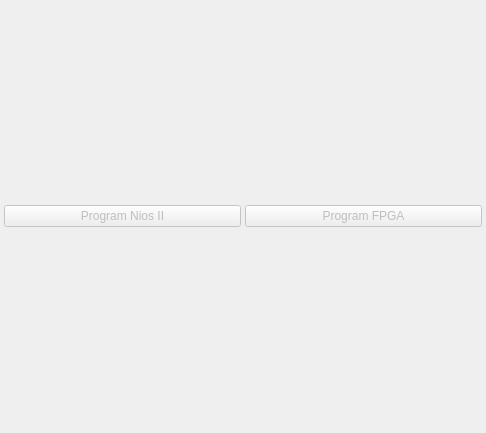
<?xml version="1.0" encoding="UTF-8"?>
<ui version="4.0">
 <class>SystemGroup</class>
 <widget class="QWidget" name="SystemGroup">
  <property name="geometry">
   <rect>
    <x>0</x>
    <y>0</y>
    <width>486</width>
    <height>433</height>
   </rect>
  </property>
  <property name="windowTitle">
   <string>SystemGroup</string>
  </property>
  <layout class="QHBoxLayout" name="horizontalLayout">
   <property name="spacing">
    <number>4</number>
   </property>
   <property name="leftMargin">
    <number>4</number>
   </property>
   <property name="topMargin">
    <number>4</number>
   </property>
   <property name="rightMargin">
    <number>4</number>
   </property>
   <property name="bottomMargin">
    <number>4</number>
   </property>
   <item>
    <widget class="QPushButton" name="programNiosButton">
     <property name="enabled">
      <bool>false</bool>
     </property>
     <property name="text">
      <string>Program Nios II</string>
     </property>
    </widget>
   </item>
   <item>
    <widget class="QPushButton" name="programFpgaButton">
     <property name="enabled">
      <bool>false</bool>
     </property>
     <property name="text">
      <string>Program FPGA</string>
     </property>
    </widget>
   </item>
  </layout>
 </widget>
 <resources/>
 <connections/>
</ui>
